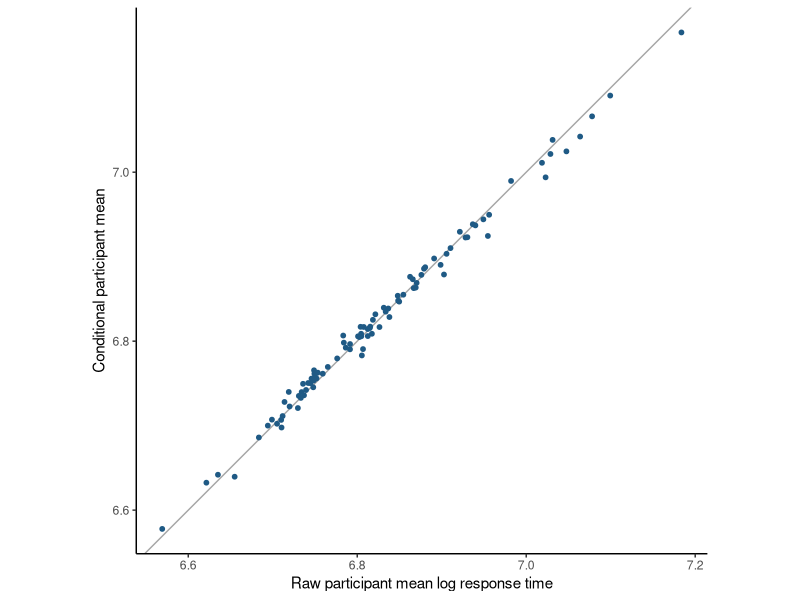

Source code (R):
## ---- chunk 1
#| label: mald-random-intercepts
library(lme4)
library(ggplot2)

mald <- read.csv("data/mald/mald-connected-trials.csv")
mald <- subset(mald, correct == 1L)

fit <- lmer(
  log_rt ~ 1 +
    (1 | participant_id) +
    (1 | item),
  data = mald,
  REML = TRUE,
  control = lmerControl(optimizer = "bobyqa")
)

variance_components <- as.data.frame(VarCorr(fit))
variance_components[c("grp", "var1", "vcov", "sdcor")]

participant_variance <- variance_components$vcov[
  variance_components$grp == "participant_id" &
    is.na(variance_components$var2)
]
item_variance <- variance_components$vcov[
  variance_components$grp == "item" &
    is.na(variance_components$var2)
]
residual_variance <- sigma(fit)^2
data.frame(
  participant_variance = participant_variance,
  total_variance = participant_variance + item_variance + residual_variance,
  same_participant_correlation = participant_variance /
    (participant_variance + item_variance + residual_variance)
)
## ---- chunk 2
#| label: check-mald-random-intercept-covariance

same_participant_rows <- mald[
  mald$participant_id == mald$participant_id[[1L]],
]
same_participant_rows <- same_participant_rows[
  !duplicated(same_participant_rows$item),
]
same_participant_rows <- same_participant_rows[seq_len(2L), ]

repeated_word_counts <- table(mald$item)
first_word <- names(repeated_word_counts[repeated_word_counts >= 2L])[[1L]]
same_word_rows <- mald[mald$item == first_word, ]
same_word_rows <- same_word_rows[
  !duplicated(same_word_rows$participant_id),
]
same_word_rows <- same_word_rows[seq_len(2L), ]

different_row <- mald[
  mald$participant_id != same_participant_rows$participant_id[[1L]] &
    mald$item != same_participant_rows$item[[1L]],
][1L, ]

observed_pair_covariances <- data.frame(
  pair = c(
    "same participant, different words",
    "different participants, same word",
    "different participants, different words"
  ),
  first_participant = c(
    same_participant_rows$participant_id[[1L]],
    same_word_rows$participant_id[[1L]],
    same_participant_rows$participant_id[[1L]]
  ),
  second_participant = c(
    same_participant_rows$participant_id[[2L]],
    same_word_rows$participant_id[[2L]],
    different_row$participant_id[[1L]]
  ),
  first_word = c(
    same_participant_rows$item[[1L]],
    same_word_rows$item[[1L]],
    same_participant_rows$item[[1L]]
  ),
  second_word = c(
    same_participant_rows$item[[2L]],
    same_word_rows$item[[2L]],
    different_row$item[[1L]]
  ),
  fitted_covariance = c(
    participant_variance,
    item_variance,
    0
  )
)
observed_pair_covariances
## ---- chunk 3
#| label: random-intercept-pooling
raw_means <- aggregate(
  log_rt ~ participant_id,
  data = mald,
  FUN = mean
)
names(raw_means)[names(raw_means) == "log_rt"] <- "raw_mean"

participant_modes <- ranef(fit)$participant_id
conditional_means <- data.frame(
  participant_id = rownames(participant_modes),
  conditional_mean =
    fixef(fit)[["(Intercept)"]] + participant_modes[["(Intercept)"]],
  row.names = NULL
)

pooling <- merge(raw_means, conditional_means, by = "participant_id")

ggplot(pooling, aes(x = raw_mean, y = conditional_mean)) +
  geom_abline(slope = 1, intercept = 0, color = "grey65") +
  geom_point(color = "#1F5A85", size = 1.3) +
  coord_equal() +
  labs(
    x = "Raw participant mean log response time",
    y = "Conditional participant mean"
  ) +
  theme_classic()
